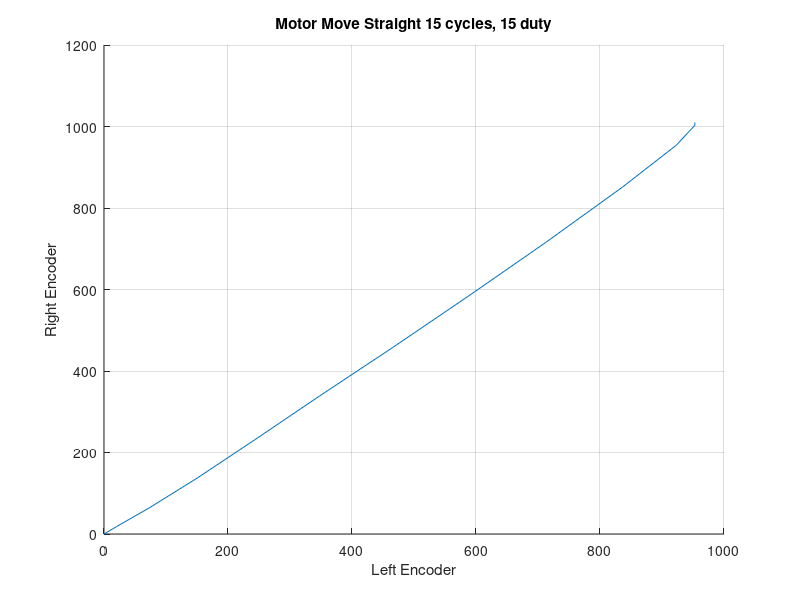
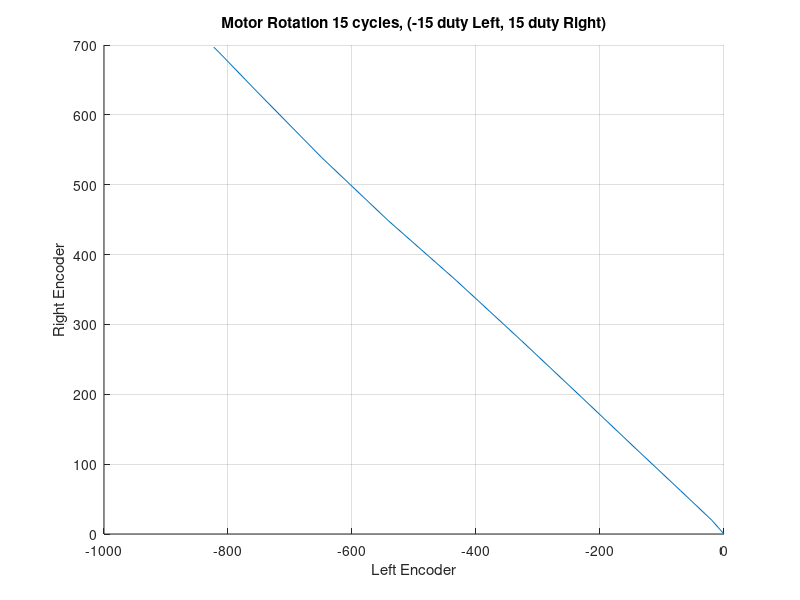

Write the MATLAB code that produced these figures, in order.
clear;
fileID = fopen('15cyclesStraight.txt','r');
fileID2 = fopen('15cyclesRot.txt','r');


formatSpec = '%f %f';
formatSpec2 = '%f %f';
sizeA = [2 Inf];
sizeB = [2 Inf];

A = fscanf(fileID,formatSpec,sizeA);
B = fscanf(fileID2,formatSpec2,sizeB);

figure(1);
title('Motor Move Straight 15 cycles, 15 duty');
hold on;
plot(A(1,:),A(2,:));
xlabel('Left Encoder');
ylabel('Right Encoder');
grid on;
hold off;

figure(2);
title('Motor Rotation 15 cycles, (-15 duty Left, 15 duty Right)');
hold on;
plot(B(1,:),B(2,:));
xlabel('Left Encoder');
ylabel('Right Encoder');
grid on;
hold off;
